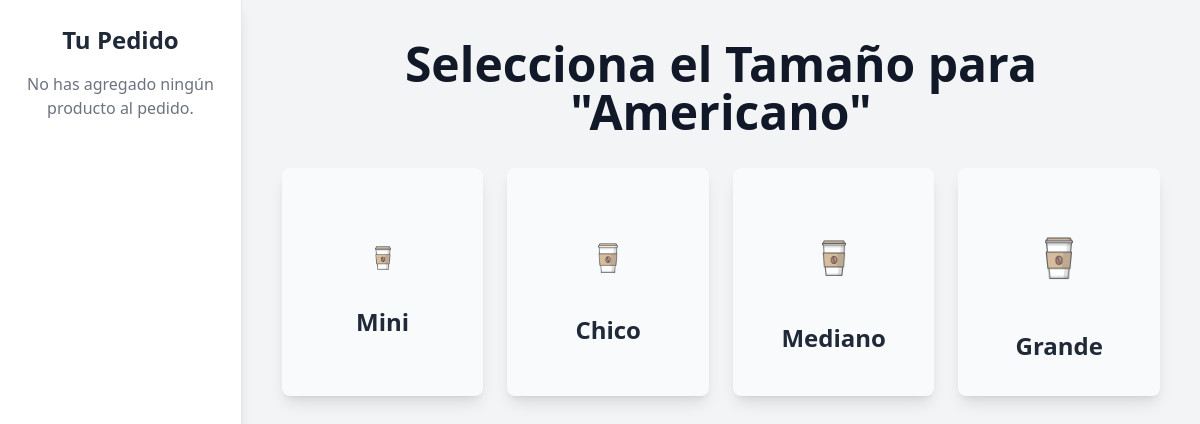
Page /productos/1/tamanos on the committed database.
### app/models.py (models this page shows)
class Producto(db.Model):
    __tablename__ = 'productos'
    id = db.Column(db.Integer, primary_key=True)
    nombre = db.Column(db.String(50), nullable=False)
    descripcion = db.Column(db.Text, nullable=True)
    precio_base = db.Column(db.Float, nullable=False)
    opciones = db.relationship('Opcion', backref='producto', lazy=True)

class Tamano(db.Model):
    __tablename__='tamanos'
    id = db.Column(db.Integer, primary_key=True)
    nombre = db.Column(db.String(20), nullable=False, unique=True)
    precio_extra = db.Column(db.Float, nullable=False)

### app/views.py (the view, shortened to what this page needs)
    @app.route('/productos/<int:producto_id>/tamanos', methods=['GET', 'POST'])
    def seleccionar_tamano(producto_id):
        producto = Producto.query.get_or_404(producto_id)
        tamanos = Tamano.query.all()
        if not tamanos:
            flash('No hay tamaños disponibles para este producto.', 'warning')
            return redirect(url_for('listar_productos'))
        form = SeleccionarTamanoForm()
        form.tamano.choices = [(tamano.id, tamano.nombre) for tamano in tamanos]
        logging.info(f"Producto seleccionado: {producto.nombre} (ID: {producto.id})")
        logging.info(f"Tamaños disponibles: {[tamano.nombre for tamano in tamanos]}")
        return render_template('pedidos/menu/seleccionar_tamano.html', producto=producto, form=form)

### app/templates/pedidos/menu/seleccionar_tamano.html (shortened to what this page needs)
{% extends "pedidos/menu/base.html" %}
{% block content %}
<div class="w-full h-screen px-6 py-6 flex flex-col">
    <h2 class="text-5xl font-bold mb-8 text-center">Selecciona el Tamaño para "{{ producto.nombre }}"</h2>
    <form method="POST" class="flex-grow">
        <div class="grid grid-cols-1 sm:grid-cols-2 lg:grid-cols-4 gap-6">
            {% for value, label in form.tamano.choices %}
                <button type="submit" name="{{ form.tamano.name }}" value="{{ value }}"
                        class="flex flex-col justify-center items-center bg-gray-50 rounded-lg shadow-lg p-8 h-auto hover:bg-gray-100 border-2 border-transparent transition-all duration-300 transform hover:scale-105">
                    {% if label == 'Mini' %}
                        <img src="{{ url_for('static', filename='SVG/icon-08.png') }}"
                             alt="Tamaño {{ label }}"
                             class="w-16 h-16 mb-4">
                    {% elif label == 'Chico' %}
                        <img src="{{ url_for('static', filename='SVG/icon-08.png') }}"
                             alt="Tamaño {{ label }}"
                             class="w-20 h-20 mb-4">
                    {% elif label == 'Mediano' %}
                        <img src="{{ url_for('static', filename='SVG/icon-08.png') }}"
                             alt="Tamaño {{ label }}"
                             class="w-24 h-24 mb-4">
                    {% elif label == 'Grande' %}
                        <img src="{{ url_for('static', filename='SVG/icon-08.png') }}"
                             alt="Tamaño {{ label }}"
                             class="w-28 h-28 mb-4">
                    {% endif %}
                    <span class="text-2xl font-semibold text-gray-800">{{ label }}</span>
                </button>
            {% endfor %}
        </div>
    </form>
</div>
{% endblock %}

### rows in the picture
Producto: nombre "Americano"
Tamano: {{ value }} 1 (drawn), nombre "Mini"
Tamano: {{ value }} 2 (drawn), nombre "Chico"
Tamano: {{ value }} 3 (drawn), nombre "Mediano"
Tamano: {{ value }} 4 (drawn), nombre "Grande"
